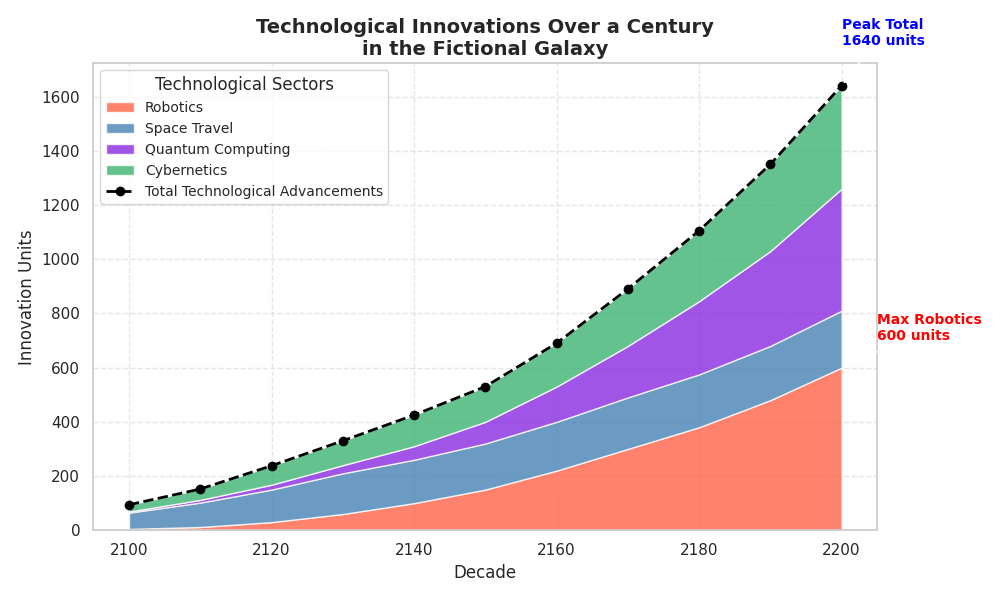

Reproduce this figure in Python.
import numpy as np
import matplotlib.pyplot as plt

decades = np.arange(2100, 2210, 10)

robotics = [5, 12, 30, 60, 100, 150, 220, 300, 380, 480, 600]
space_travel = [60, 90, 120, 150, 160, 170, 180, 190, 195, 200, 210]
quantum_computing = [4, 10, 18, 30, 50, 80, 130, 190, 270, 350, 450]
cybernetics = [25, 40, 70, 90, 115, 130, 160, 210, 260, 320, 380]

data = np.array([robotics, space_travel, quantum_computing, cybernetics])

colors = ['#FF6347', '#4682B4', '#8A2BE2', '#3CB371']

total_innovations = np.sum(data, axis=0)

fig, ax = plt.subplots(figsize=(10, 6))

ax.stackplot(decades, data, labels=['Robotics', 'Space Travel', 'Quantum Computing', 'Cybernetics'],
             colors=colors, alpha=0.8)
ax.plot(decades, total_innovations, label='Total Technological Advancements',
        color='black', linestyle='--', marker='o', linewidth=2)

# Title and labels for the stack plot
ax.set_title('Technological Innovations Over a Century\nin the Fictional Galaxy', fontsize=14, fontweight='bold')
ax.set_xlabel('Decade', fontsize=12)
ax.set_ylabel('Innovation Units', fontsize=12)
ax.legend(loc='upper left', title='Technological Sectors', fontsize=10, title_fontsize=12)
ax.grid(True, linestyle='--', alpha=0.5)

max_robotics_decade = np.argmax(robotics) * 10 + 2100
max_robotics_value = max(robotics)
ax.annotate(f'Max Robotics\n{max_robotics_value} units',
            xy=(max_robotics_decade, max_robotics_value),
            xytext=(max_robotics_decade + 5, max_robotics_value + 100),
            arrowprops=dict(facecolor='red', arrowstyle='->'),
            fontsize=10, color='red', fontweight='bold')

max_total_decade = np.argmax(total_innovations) * 10 + 2100
max_total_value = max(total_innovations)
ax.annotate(f'Peak Total\n{max_total_value} units',
            xy=(max_total_decade, max_total_value),
            xytext=(max_total_decade, max_total_value + 150),
            arrowprops=dict(facecolor='blue', arrowstyle='->'),
            fontsize=10, color='blue', fontweight='bold')

plt.tight_layout()
plt.show()
